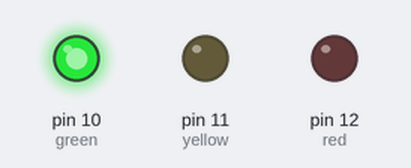
A sketch run on a simulated Arduino Uno, built with avr-gcc and run on an emulated ATmega328P. Shown: output pins drawn as LEDs (lit = HIGH).

Above: at 2.5 s.
At 9.5 s:
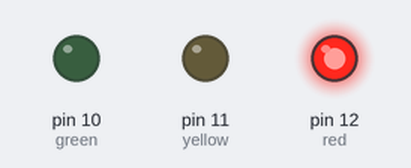
At 13.0 s:
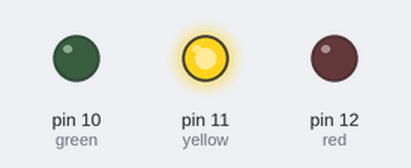
Timing chart, 0 to 18.2 s (numbered marks = the images above):
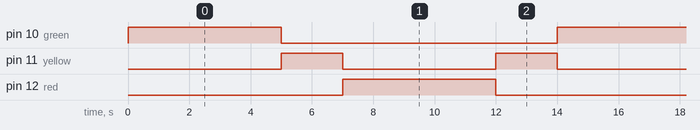

The sketch:

Traffic_Light.ino
```cpp
int red = 12;
int yellow = 11;
int green = 10;

void setup() {
  pinMode(red, OUTPUT);
  pinMode(yellow, OUTPUT);
  pinMode(green, OUTPUT);
}

void loop() {
  digitalWrite(green, HIGH);
  delay(5000);
  digitalWrite(green, LOW);

  digitalWrite(yellow, HIGH);
  delay(2000);
  digitalWrite(yellow, LOW);

  digitalWrite(red, HIGH);
  delay(5000);
  digitalWrite(red, LOW);

  digitalWrite(yellow, HIGH);
  delay(2000);
  digitalWrite(yellow, LOW);

  }
```

Measured:
- by itself, pin 10 (green), pin 12 (red): alternates HIGH for 5.0 s and LOW for 9.0 s
- by itself, pin 11 (yellow): alternates HIGH for 2.0 s and LOW for 5.0 s
- by itself, everything shown: repeats every 14.0 s, in 5 steps
